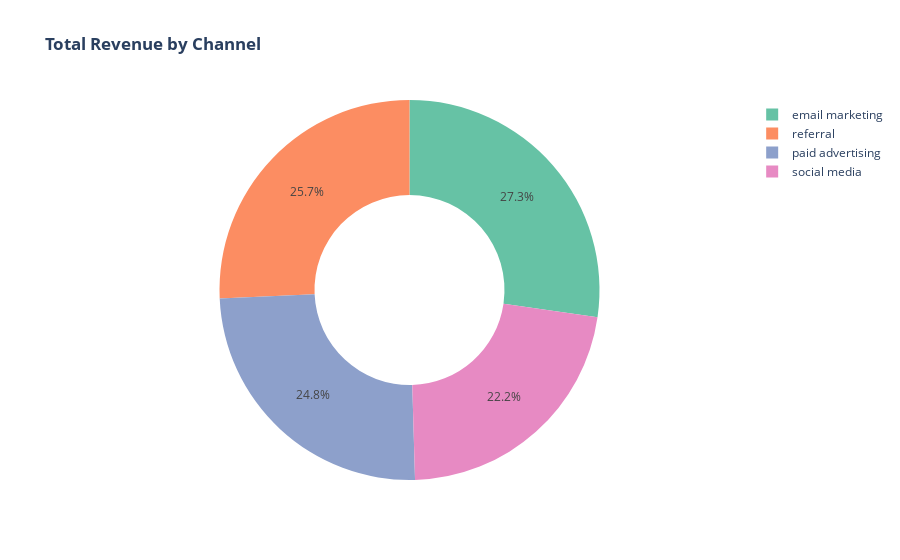

Source (notebook cell):
### Markdown cell above
Social media is the most effective channel for converting customers, while paid advertising is the least effective. Now let’s calculate the total revenue by channel and have a look at the most and least profitable channels in terms of generating revenue:

### Code cell
revenue_by_channel = data.groupby('channel')['revenue'].sum().reset_index()

fig = px.pie(revenue_by_channel, 
             values='revenue', 
             names='channel', 
             title='Total Revenue by Channel', 
             hole=0.5, color_discrete_sequence=px.colors.qualitative.Set2)


fig.update_layout(
    title={
        'text': '<b>Total Revenue by Channel</b>',
        
    }
)

fig.show()

### Figure 1 — Plotly figure (JSON) as saved in the notebook; plotly's stock layout.template omitted (floating-point values rounded to 4 significant figures)
{"data": [{"domain": {"x": [0, 1], "y": [0, 1]}, "hole": 0.5, "hovertemplate": "channel=%{label}<br>revenue=%{value}<extra></extra>", "labels": ["email marketing", "paid advertising", "referral", "social media"], "legendgroup": "", "name": "", "showlegend": true, "type": "pie", "values": [604706, 548396, 569552, 492667]}], "layout": {"legend": {"tracegroupgap": 0}, "piecolorway": ["rgb(102,194,165)", "rgb(252,141,98)", "rgb(141,160,203)", "rgb(231,138,195)", "rgb(166,216,84)", "rgb(255,217,47)", "rgb(229,196,148)", "rgb(179,179,179)"], "title": {"text": "<b>Total Revenue by Channel</b>"}}}
